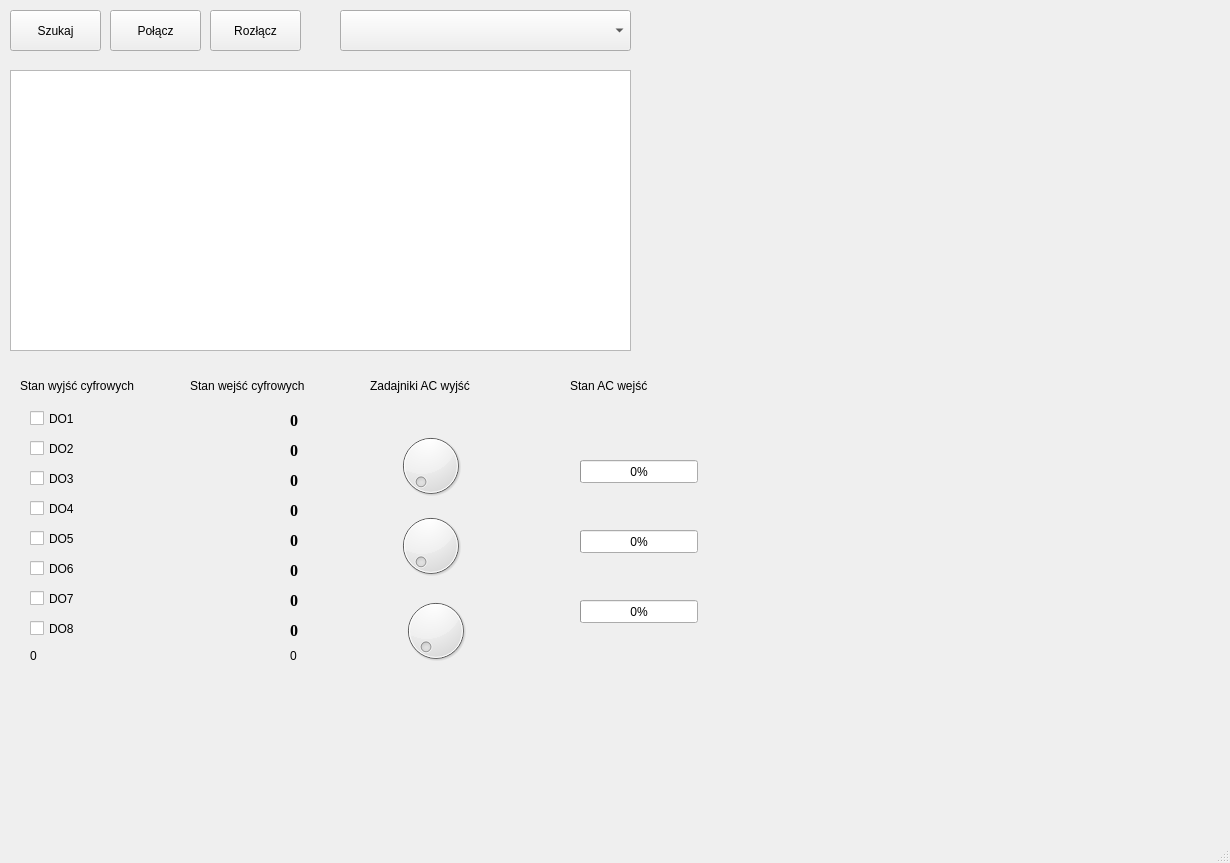
<?xml version="1.0" encoding="UTF-8"?>
<ui version="4.0">
 <class>MainWindow</class>
 <widget class="QMainWindow" name="MainWindow">
  <property name="geometry">
   <rect>
    <x>0</x>
    <y>0</y>
    <width>1230</width>
    <height>863</height>
   </rect>
  </property>
  <property name="windowTitle">
   <string>MainWindow</string>
  </property>
  <widget class="QWidget" name="centralwidget">
   <widget class="QPushButton" name="pushButtonSzukaj">
    <property name="geometry">
     <rect>
      <x>10</x>
      <y>10</y>
      <width>91</width>
      <height>41</height>
     </rect>
    </property>
    <property name="text">
     <string>Szukaj</string>
    </property>
   </widget>
   <widget class="QPushButton" name="pushButtonPolacz">
    <property name="geometry">
     <rect>
      <x>110</x>
      <y>10</y>
      <width>91</width>
      <height>41</height>
     </rect>
    </property>
    <property name="text">
     <string>Połącz</string>
    </property>
   </widget>
   <widget class="QPushButton" name="pushButtonRozlacz">
    <property name="geometry">
     <rect>
      <x>210</x>
      <y>10</y>
      <width>91</width>
      <height>41</height>
     </rect>
    </property>
    <property name="text">
     <string>Rozłącz</string>
    </property>
   </widget>
   <widget class="QComboBox" name="comboBox">
    <property name="geometry">
     <rect>
      <x>340</x>
      <y>10</y>
      <width>291</width>
      <height>41</height>
     </rect>
    </property>
   </widget>
   <widget class="QTextEdit" name="textEdit">
    <property name="geometry">
     <rect>
      <x>10</x>
      <y>70</y>
      <width>621</width>
      <height>281</height>
     </rect>
    </property>
   </widget>
   <widget class="QLabel" name="label">
    <property name="geometry">
     <rect>
      <x>20</x>
      <y>370</y>
      <width>151</width>
      <height>31</height>
     </rect>
    </property>
    <property name="text">
     <string>Stan wyjść cyfrowych</string>
    </property>
   </widget>
   <widget class="QLabel" name="label_2">
    <property name="geometry">
     <rect>
      <x>190</x>
      <y>370</y>
      <width>161</width>
      <height>31</height>
     </rect>
    </property>
    <property name="text">
     <string>Stan wejść cyfrowych</string>
    </property>
   </widget>
   <widget class="QDial" name="dial">
    <property name="geometry">
     <rect>
      <x>380</x>
      <y>430</y>
      <width>101</width>
      <height>71</height>
     </rect>
    </property>
    <property name="maximum">
     <number>1023</number>
    </property>
   </widget>
   <widget class="QLabel" name="label_3">
    <property name="geometry">
     <rect>
      <x>370</x>
      <y>370</y>
      <width>141</width>
      <height>31</height>
     </rect>
    </property>
    <property name="text">
     <string>Zadajniki AC wyjść</string>
    </property>
   </widget>
   <widget class="QDial" name="dial_2">
    <property name="geometry">
     <rect>
      <x>390</x>
      <y>510</y>
      <width>81</width>
      <height>71</height>
     </rect>
    </property>
    <property name="maximum">
     <number>1023</number>
    </property>
   </widget>
   <widget class="QDial" name="dial_3">
    <property name="geometry">
     <rect>
      <x>400</x>
      <y>590</y>
      <width>71</width>
      <height>81</height>
     </rect>
    </property>
    <property name="maximum">
     <number>1023</number>
    </property>
   </widget>
   <widget class="QProgressBar" name="AC1">
    <property name="geometry">
     <rect>
      <x>580</x>
      <y>460</y>
      <width>118</width>
      <height>23</height>
     </rect>
    </property>
    <property name="value">
     <number>0</number>
    </property>
   </widget>
   <widget class="QLabel" name="label_4">
    <property name="geometry">
     <rect>
      <x>570</x>
      <y>370</y>
      <width>131</width>
      <height>31</height>
     </rect>
    </property>
    <property name="text">
     <string>Stan AC wejść</string>
    </property>
   </widget>
   <widget class="QProgressBar" name="AC2">
    <property name="geometry">
     <rect>
      <x>580</x>
      <y>530</y>
      <width>118</width>
      <height>23</height>
     </rect>
    </property>
    <property name="value">
     <number>0</number>
    </property>
   </widget>
   <widget class="QProgressBar" name="AC3">
    <property name="geometry">
     <rect>
      <x>580</x>
      <y>600</y>
      <width>118</width>
      <height>23</height>
     </rect>
    </property>
    <property name="value">
     <number>0</number>
    </property>
   </widget>
   <widget class="QCheckBox" name="checkBox">
    <property name="geometry">
     <rect>
      <x>30</x>
      <y>410</y>
      <width>64</width>
      <height>17</height>
     </rect>
    </property>
    <property name="text">
     <string>DO1</string>
    </property>
   </widget>
   <widget class="QCheckBox" name="checkBox_2">
    <property name="geometry">
     <rect>
      <x>30</x>
      <y>440</y>
      <width>64</width>
      <height>17</height>
     </rect>
    </property>
    <property name="text">
     <string>DO2</string>
    </property>
   </widget>
   <widget class="QCheckBox" name="checkBox_3">
    <property name="geometry">
     <rect>
      <x>30</x>
      <y>470</y>
      <width>64</width>
      <height>17</height>
     </rect>
    </property>
    <property name="text">
     <string>DO3</string>
    </property>
   </widget>
   <widget class="QCheckBox" name="checkBox_4">
    <property name="geometry">
     <rect>
      <x>30</x>
      <y>500</y>
      <width>64</width>
      <height>17</height>
     </rect>
    </property>
    <property name="text">
     <string>DO4</string>
    </property>
   </widget>
   <widget class="QCheckBox" name="checkBox_5">
    <property name="geometry">
     <rect>
      <x>30</x>
      <y>560</y>
      <width>64</width>
      <height>17</height>
     </rect>
    </property>
    <property name="text">
     <string>DO6</string>
    </property>
   </widget>
   <widget class="QCheckBox" name="checkBox_6">
    <property name="geometry">
     <rect>
      <x>30</x>
      <y>590</y>
      <width>64</width>
      <height>17</height>
     </rect>
    </property>
    <property name="text">
     <string>DO7</string>
    </property>
   </widget>
   <widget class="QCheckBox" name="checkBox_7">
    <property name="geometry">
     <rect>
      <x>30</x>
      <y>620</y>
      <width>64</width>
      <height>17</height>
     </rect>
    </property>
    <property name="text">
     <string>DO8</string>
    </property>
   </widget>
   <widget class="QCheckBox" name="checkBox_8">
    <property name="geometry">
     <rect>
      <x>30</x>
      <y>530</y>
      <width>64</width>
      <height>17</height>
     </rect>
    </property>
    <property name="text">
     <string>DO5</string>
    </property>
   </widget>
   <widget class="QLabel" name="label0">
    <property name="geometry">
     <rect>
      <x>290</x>
      <y>410</y>
      <width>16</width>
      <height>21</height>
     </rect>
    </property>
    <property name="font">
     <font>
      <family>Times New Roman</family>
      <pointsize>12</pointsize>
      <weight>75</weight>
      <bold>true</bold>
     </font>
    </property>
    <property name="text">
     <string>0</string>
    </property>
   </widget>
   <widget class="QLabel" name="label1">
    <property name="geometry">
     <rect>
      <x>290</x>
      <y>440</y>
      <width>16</width>
      <height>21</height>
     </rect>
    </property>
    <property name="font">
     <font>
      <family>Times New Roman</family>
      <pointsize>12</pointsize>
      <weight>75</weight>
      <bold>true</bold>
     </font>
    </property>
    <property name="text">
     <string>0</string>
    </property>
   </widget>
   <widget class="QLabel" name="label3">
    <property name="geometry">
     <rect>
      <x>290</x>
      <y>500</y>
      <width>16</width>
      <height>21</height>
     </rect>
    </property>
    <property name="font">
     <font>
      <family>Times New Roman</family>
      <pointsize>12</pointsize>
      <weight>75</weight>
      <bold>true</bold>
     </font>
    </property>
    <property name="text">
     <string>0</string>
    </property>
   </widget>
   <widget class="QLabel" name="label2">
    <property name="geometry">
     <rect>
      <x>290</x>
      <y>470</y>
      <width>16</width>
      <height>21</height>
     </rect>
    </property>
    <property name="font">
     <font>
      <family>Times New Roman</family>
      <pointsize>12</pointsize>
      <weight>75</weight>
      <bold>true</bold>
     </font>
    </property>
    <property name="text">
     <string>0</string>
    </property>
   </widget>
   <widget class="QLabel" name="label5">
    <property name="geometry">
     <rect>
      <x>290</x>
      <y>560</y>
      <width>16</width>
      <height>21</height>
     </rect>
    </property>
    <property name="font">
     <font>
      <family>Times New Roman</family>
      <pointsize>12</pointsize>
      <weight>75</weight>
      <bold>true</bold>
     </font>
    </property>
    <property name="text">
     <string>0</string>
    </property>
   </widget>
   <widget class="QLabel" name="label7">
    <property name="geometry">
     <rect>
      <x>290</x>
      <y>620</y>
      <width>16</width>
      <height>21</height>
     </rect>
    </property>
    <property name="font">
     <font>
      <family>Times New Roman</family>
      <pointsize>12</pointsize>
      <weight>75</weight>
      <bold>true</bold>
     </font>
    </property>
    <property name="text">
     <string>0</string>
    </property>
   </widget>
   <widget class="QLabel" name="label4">
    <property name="geometry">
     <rect>
      <x>290</x>
      <y>530</y>
      <width>16</width>
      <height>21</height>
     </rect>
    </property>
    <property name="font">
     <font>
      <family>Times New Roman</family>
      <pointsize>12</pointsize>
      <weight>75</weight>
      <bold>true</bold>
     </font>
    </property>
    <property name="text">
     <string>0</string>
    </property>
   </widget>
   <widget class="QLabel" name="label6">
    <property name="geometry">
     <rect>
      <x>290</x>
      <y>590</y>
      <width>16</width>
      <height>21</height>
     </rect>
    </property>
    <property name="font">
     <font>
      <family>Times New Roman</family>
      <pointsize>12</pointsize>
      <weight>75</weight>
      <bold>true</bold>
     </font>
    </property>
    <property name="text">
     <string>0</string>
    </property>
   </widget>
   <widget class="QLabel" name="StanWejsc">
    <property name="geometry">
     <rect>
      <x>30</x>
      <y>640</y>
      <width>51</width>
      <height>31</height>
     </rect>
    </property>
    <property name="text">
     <string>0</string>
    </property>
   </widget>
   <widget class="QLabel" name="StanWyjsc">
    <property name="geometry">
     <rect>
      <x>290</x>
      <y>640</y>
      <width>51</width>
      <height>31</height>
     </rect>
    </property>
    <property name="text">
     <string>0</string>
    </property>
   </widget>
   <widget class="QCustomPlot" name="wykres1" native="true">
    <property name="geometry">
     <rect>
      <x>780</x>
      <y>10</y>
      <width>351</width>
      <height>301</height>
     </rect>
    </property>
   </widget>
   <widget class="QCustomPlot" name="wykres2" native="true">
    <property name="geometry">
     <rect>
      <x>780</x>
      <y>350</y>
      <width>351</width>
      <height>301</height>
     </rect>
    </property>
   </widget>
  </widget>
  <widget class="QMenuBar" name="menubar">
   <property name="geometry">
    <rect>
     <x>0</x>
     <y>0</y>
     <width>1230</width>
     <height>26</height>
    </rect>
   </property>
  </widget>
  <widget class="QStatusBar" name="statusbar"/>
 </widget>
 <customwidgets>
  <customwidget>
   <class>QCustomPlot</class>
   <extends>QWidget</extends>
   <header>qcustomplot.h</header>
   <container>1</container>
  </customwidget>
 </customwidgets>
 <resources/>
 <connections/>
</ui>
